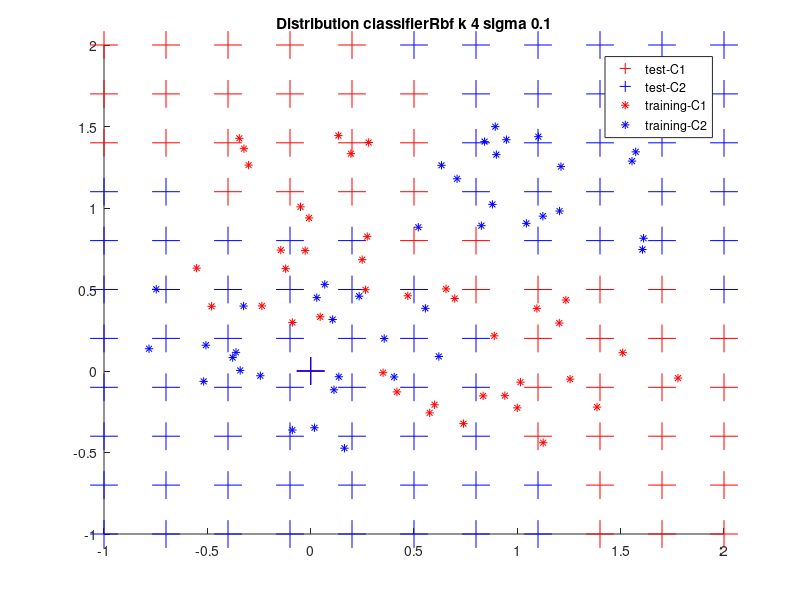

Recreate this plot in MATLAB.
#! /usr/bin/octave -qf

global mu = [0, 1; 1, 0; 0, 0; 1, 1];
global sigma = sqrt(0.1);
global nSampPerClass = 40;


# Generate samples
function _samples = generateSamples()
	global mu;
	global sigma;
	global nSampPerClass;

	_samples = [];
	samplesC1X = [];
	samplesC1Y = [];
	samplesC2X = [];
	samplesC2Y = [];

	subC1 = [[], []; [], []];
	subC2 = [[], []; [], []];
	for p = 1:2
		for d = 1:2
			myMu = mu(p, d);
			for s = 1:nSampPerClass
				subC1(p, d, s) = myMu + sigma*randn;
			endfor
		endfor
	endfor
	for p = 1:2
		for d = 1:2
			myMu = mu(2+p, d);
			for s = 1:nSampPerClass
				subC2(p, d, s) = myMu + sigma*randn;
			endfor
		endfor
	endfor

	for s = 1:nSampPerClass
		ci = 1 + mod(s, 2);
		x = subC1(ci, 1, s);
		y = subC1(ci, 2, s);
		samplesC1X(end+1) = x;
		samplesC1Y(end+1) = y;
	endfor

	for s = 1:nSampPerClass
		ci = 1 + mod(s, 2);
		x = subC2(ci, 1, s);
		y = subC2(ci, 2, s);
		samplesC2X(end+1) = x;
		samplesC2Y(end+1) = y;
	endfor

	_samples = [samplesC1Y; samplesC1X; samplesC2Y; samplesC2X];
endfunction


# measure distance between two data points
function _distance = distance(p1, p2)
	_distance = norm(p1-p2);
endfunction

# convenience function to access a datapoint
function _point = getPoint(data, index)
	_point = [data(index, 1), data(index, 2)];
endfunction



# 9.1 k Nearest Neighbors

function _knn = knn(dataTrainingC, point, k)
	distances = [];
	n = length(dataTrainingC);
	for i = 1:n # iterate over all training points
		x = getPoint(dataTrainingC, i); # training data point
		t = dataTrainingC(i, 3); # label
		# add distance and target of current point
		distances = [distances; distance(point, x), t];
	endfor
	distances = sortrows(distances); # sort rows (by first column -> sort by distance ascending)
	distances(k+1:end,:)=[]; # delete everything except the first k rows
	s = sum(distances, 1); # sum along the cols
	s(:,1) = []; # keep only the label sum
	_knn = round(s / k);
endfunction


# 9.2 Parzen Windows

function _pn = pn(dataTrainingC, point, parzenSigma)
	classesWeighted = [0, 0];
	n = length(dataTrainingC);
	for i = 1:n # iterate over all training points
		x = getPoint(dataTrainingC, i); # training data point
		t = dataTrainingC(i, 3); # label
		# add distance and target of current point
		classesWeighted(t) += 1 / sqrt(2*pi*parzenSigma^2) * exp(-distance(point, x)^2 / (2*parzenSigma^2));
	endfor
	if classesWeighted(1) > classesWeighted(2)
		_pn = 1;
	else
		_pn = 2;
	endif
endfunction



# 9.3 RBF Network

function _phi = phi(x, rbfMu, rbfSigma)
	_phi = exp(-1 * distance(x, rbfMu)^2 / 2 * rbfSigma^2);
endfunction

# calculate the k centroids
function _centroids = kmeans(dataTrainingC, k)
	n = length(dataTrainingC);
	# pick random data points as initial centroids
	t = [];
	for i = 1:k
		index = unidrnd(n);
		t = [t; getPoint(dataTrainingC, index)];
	endfor
	# update cenroids
	for i = 1:(10 * n)
		index = unidrnd(n);
		# choose data point
		x = getPoint(dataTrainingC, index);

		# determine closest centroid
		distances = [];
		for j = 1:length(t)
			distances = [distances; distance(x, t(j,:)), j];
		endfor
		distances = sortrows(distances);
		jnearest = distances(1,2);
		nearest = t(jnearest,:);

		# update centroid
		nearest = nearest + (1 / n) * (x - nearest);
		t(jnearest,:) = nearest;
	endfor
	_centroids = t;
endfunction


function plotClsDist(dataTrainingP, testC1, testC2, name)
	global mySamples;

	f = figure('Visible', 'off');
	hold on
	plot(testC1'(1,:), testC1'(2,:), 'r+', 'markersize', 20);
	plot(testC2'(1,:)', testC2'(2,:), 'b+', 'markersize', 20);

	plot(dataTrainingP(1,:), dataTrainingP(2,:), 'r*');
	plot(dataTrainingP(3,:), dataTrainingP(4,:), 'b*');
	title(strrep(strcat("Distribution_", name), "_", " "));
	legend(["test-C1"; "test-C2"; "training-C1"; "training-C2"]);
	print(strcat("out_", name, ".png"), "-dpng");
	hold off
endfunction


function _classifiedGrid = classifyGrid(dataTrainingC, classifier)
	global stepSize;

	_classifiedGrid = [];

	steps = -1 : stepSize : 2;
	for x = steps
		for y = steps
			tdi = length(_classifiedGrid) + 1;
			_classifiedGrid(tdi, 1) = x;
			_classifiedGrid(tdi, 2) = y;
			isInit = (x == -1) && (y == -1);
			_classifiedGrid(tdi, 3) = feval(classifier, dataTrainingC, [x, y], isInit);
		endfor
	endfor
endfunction



function _testClassData = separateTestDataIntoClasses(classifiedGrid, wantedClass)
	_testClassData = [];
	for tdi = 1:length(classifiedGrid)
		if classifiedGrid(tdi, 3) == wantedClass
			newInd = length(_testClassData) + 1;
			_testClassData(newInd, 1) = classifiedGrid(tdi, 1);
			_testClassData(newInd, 2) = classifiedGrid(tdi, 2);
			_testClassData(newInd, 3) = classifiedGrid(tdi, 3);
		end
	endfor
endfunction

function _cls = classifierKnn(dataTrainingC, point, isInit)
	global k;
	_cls = knn(dataTrainingC, point, k);
endfunction

function _cls = classifierParzen(dataTrainingC, point, isInit)
	global parzenSigma;
	_cls = pn(dataTrainingC, point, parzenSigma);
endfunction

function _cls = classifierRbf(dataTrainingC, point, isInit)
	global rbfK;
	global rbfSigma;
	global rbfMus;
	global rbfX;
	global rbfW;
	global rbfWC1;
	global rbfWC2;
	if isInit
		rbfMus = kmeans(dataTrainingC, rbfK);
		rbfX = dataTrainingC;
		rbfX(:,3:end)=[]; # delete the labels
		phiMatrix = [];
		for j = 1:rbfK
			phiCol = [];
			for alpha = 1:length(rbfX)
					phiCol = [phiCol; phi(rbfX(alpha), rbfMus(j), rbfSigma)];
			endfor
			phiMatrix = [phiMatrix phiCol];
		endfor
		% once we are here, phiMatrix is 80x4

		phiMatrix = [phiMatrix ones(length(rbfX), 1)]; % add bias, phiMatrix is now 80x5
		% get labels
		rbfT = dataTrainingC;
		rbfT(:,4)=[]; # delete the filler
		rbfT(:,1:2)=[]; # delete the data
		% comute weight vector
		%rbfW = pinv(phiMatrix) * rbfT;
		rbfTC1 = [ones(40, 1); zeros(40, 1)];
		rbfTC2 = [zeros(40, 1); ones(40, 1)];
		rbfWC1 = pinv(phiMatrix) * rbfTC1;
		rbfWC2 = pinv(phiMatrix) * rbfTC2;
	endif

	% compute output
	%_y = 0;
	_yC1 = 0;
	_yC2 = 0;
	for j = 1:(rbfK)
		phiJ = phi(point, rbfMus(j), rbfSigma);
		%_y += rbfW(j) * phiJ;
		_yC1 += rbfWC1(j) * phiJ;
		_yC2 += rbfWC2(j) * phiJ;
	endfor
	% add bias
	%_y += _y + rbfW(rbfK+1) * 1.0;
	_yC1 += _yC1 + rbfWC1(rbfK+1) * 1.0;
	_yC2 += _yC2 + rbfWC2(rbfK+1) * 1.0;

	%if _y < 1.5
	if _yC1 < _yC2
		_cls = 1;
	else
		_cls = 2;
	endif
endfunction

function _cls = plotClassifier(dataTrainingC, dataTrainingP, classifier, nameSuffix)
	classifiedGrid = classifyGrid(dataTrainingC, classifier);
	testClassData1 = separateTestDataIntoClasses(classifiedGrid, 1);
	testClassData2 = separateTestDataIntoClasses(classifiedGrid, 2);

	name = strcat(classifier, "_", nameSuffix);
	plotClsDist(dataTrainingP, testClassData1, testClassData2, name);
endfunction


function plotKnn(dataTrainingC, dataTrainingP, myK)
	global k;
	k = myK;
	plotClassifier(dataTrainingC, dataTrainingP, 'classifierKnn', strcat("k_", num2str(k)));
endfunction

function plotParzen(dataTrainingC, dataTrainingP, mySigma)
	global parzenSigma;
	parzenSigma = mySigma;
	plotClassifier(dataTrainingC, dataTrainingP, 'classifierParzen', strcat("sigma_", num2str(parzenSigma)));
endfunction

function plotRbf(dataTrainingC, dataTrainingP, myK, mySigma)
	global rbfK;
	global rbfSigma;
	rbfK = myK;
	rbfSigma = mySigma;
	plotClassifier(dataTrainingC, dataTrainingP, 'classifierRbf', strcat("k_", num2str(rbfK), "_sigma_", num2str(rbfSigma)));
endfunction



dataTrainingP = generateSamples();

dataTrainingC = [
	dataTrainingP(1,:)' dataTrainingP(2,:)' 1 * ones(nSampPerClass, 1), zeros(nSampPerClass, 1);
	dataTrainingP(3,:)' dataTrainingP(4,:)' 2 * ones(nSampPerClass, 1), zeros(nSampPerClass, 1)];

global stepSize = 0.3;



%plotKnn(dataTrainingC, dataTrainingP, 1);
%plotKnn(dataTrainingC, dataTrainingP, 5);
%plotKnn(dataTrainingC, dataTrainingP, 25);

%plotParzen(dataTrainingC, dataTrainingP, 0.01);
%plotParzen(dataTrainingC, dataTrainingP, 0.1);
%plotParzen(dataTrainingC, dataTrainingP, 0.5);

plotRbf(dataTrainingC, dataTrainingP, 4,  0.1);
%plotRbf(dataTrainingC, dataTrainingP, 4, 0.5);
%plotRbf(dataTrainingC, dataTrainingP, 5, 0.1);
%plotRbf(dataTrainingC, dataTrainingP, 5, 0.5);


